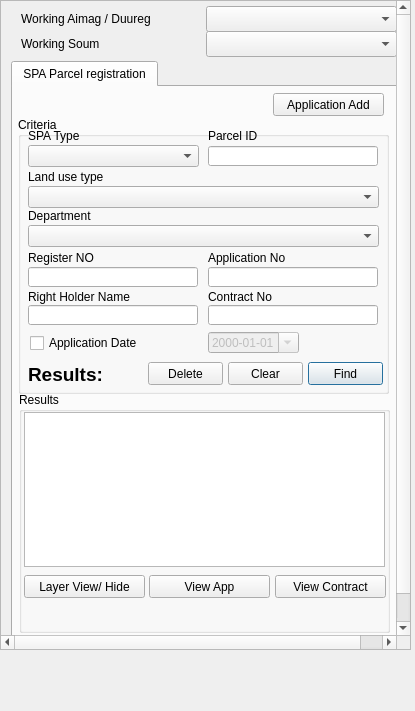
<?xml version="1.0" encoding="UTF-8"?>
<ui version="4.0">
 <class>SpaParcelWidget</class>
 <widget class="QDockWidget" name="SpaParcelWidget">
  <property name="geometry">
   <rect>
    <x>0</x>
    <y>0</y>
    <width>415</width>
    <height>711</height>
   </rect>
  </property>
  <property name="sizePolicy">
   <sizepolicy hsizetype="Fixed" vsizetype="Expanding">
    <horstretch>0</horstretch>
    <verstretch>0</verstretch>
   </sizepolicy>
  </property>
  <property name="minimumSize">
   <size>
    <width>415</width>
    <height>620</height>
   </size>
  </property>
  <property name="maximumSize">
   <size>
    <width>415</width>
    <height>524287</height>
   </size>
  </property>
  <property name="baseSize">
   <size>
    <width>415</width>
    <height>665</height>
   </size>
  </property>
  <property name="windowTitle">
   <string>Selection / Filter</string>
  </property>
  <widget class="QWidget" name="dockWidgetContents">
   <widget class="QScrollArea" name="scrollArea">
    <property name="geometry">
     <rect>
      <x>0</x>
      <y>0</y>
      <width>411</width>
      <height>650</height>
     </rect>
    </property>
    <property name="sizePolicy">
     <sizepolicy hsizetype="Expanding" vsizetype="Expanding">
      <horstretch>0</horstretch>
      <verstretch>0</verstretch>
     </sizepolicy>
    </property>
    <property name="minimumSize">
     <size>
      <width>0</width>
      <height>550</height>
     </size>
    </property>
    <property name="maximumSize">
     <size>
      <width>435</width>
      <height>650</height>
     </size>
    </property>
    <property name="widgetResizable">
     <bool>false</bool>
    </property>
    <widget class="QWidget" name="scrollAreaWidgetContents">
     <property name="geometry">
      <rect>
       <x>0</x>
       <y>0</y>
       <width>419</width>
       <height>664</height>
      </rect>
     </property>
     <widget class="QTabWidget" name="tabWidget">
      <property name="geometry">
       <rect>
        <x>10</x>
        <y>60</y>
        <width>386</width>
        <height>600</height>
       </rect>
      </property>
      <property name="maximumSize">
       <size>
        <width>16777215</width>
        <height>600</height>
       </size>
      </property>
      <property name="currentIndex">
       <number>0</number>
      </property>
      <property name="usesScrollButtons">
       <bool>true</bool>
      </property>
      <widget class="QWidget" name="pasture_tab">
       <attribute name="title">
        <string>SPA Parcel registration</string>
       </attribute>
       <widget class="QGroupBox" name="groupBox_18">
        <property name="geometry">
         <rect>
          <x>5</x>
          <y>30</y>
          <width>371</width>
          <height>277</height>
         </rect>
        </property>
        <property name="autoFillBackground">
         <bool>false</bool>
        </property>
        <property name="title">
         <string>Criteria</string>
        </property>
        <widget class="QLineEdit" name="parcel_id_edit">
         <property name="geometry">
          <rect>
           <x>190</x>
           <y>29</y>
           <width>170</width>
           <height>20</height>
          </rect>
         </property>
        </widget>
        <widget class="QLineEdit" name="parcel_right_holder_name_edit">
         <property name="geometry">
          <rect>
           <x>10</x>
           <y>188</y>
           <width>170</width>
           <height>20</height>
          </rect>
         </property>
        </widget>
        <widget class="QLineEdit" name="personal_parcel_edit">
         <property name="geometry">
          <rect>
           <x>10</x>
           <y>150</y>
           <width>170</width>
           <height>20</height>
          </rect>
         </property>
        </widget>
        <widget class="QLineEdit" name="parcel_contract_num_edit">
         <property name="geometry">
          <rect>
           <x>190</x>
           <y>188</y>
           <width>170</width>
           <height>20</height>
          </rect>
         </property>
        </widget>
        <widget class="QLineEdit" name="parcel_app_num_edit">
         <property name="geometry">
          <rect>
           <x>190</x>
           <y>150</y>
           <width>170</width>
           <height>20</height>
          </rect>
         </property>
        </widget>
        <widget class="QLabel" name="label_62">
         <property name="geometry">
          <rect>
           <x>190</x>
           <y>11</y>
           <width>170</width>
           <height>16</height>
          </rect>
         </property>
         <property name="text">
          <string>Parcel ID</string>
         </property>
        </widget>
        <widget class="QLabel" name="label_64">
         <property name="geometry">
          <rect>
           <x>10</x>
           <y>171</y>
           <width>170</width>
           <height>17</height>
          </rect>
         </property>
         <property name="text">
          <string>Right Holder Name</string>
         </property>
        </widget>
        <widget class="QLabel" name="label_65">
         <property name="geometry">
          <rect>
           <x>10</x>
           <y>132</y>
           <width>170</width>
           <height>17</height>
          </rect>
         </property>
         <property name="text">
          <string>Register NO</string>
         </property>
        </widget>
        <widget class="QLabel" name="label_66">
         <property name="geometry">
          <rect>
           <x>190</x>
           <y>132</y>
           <width>170</width>
           <height>17</height>
          </rect>
         </property>
         <property name="text">
          <string>Application No</string>
         </property>
        </widget>
        <widget class="QLabel" name="label_67">
         <property name="geometry">
          <rect>
           <x>190</x>
           <y>171</y>
           <width>170</width>
           <height>17</height>
          </rect>
         </property>
         <property name="text">
          <string>Contract No</string>
         </property>
        </widget>
        <widget class="QDateEdit" name="app_date_edit">
         <property name="enabled">
          <bool>false</bool>
         </property>
         <property name="geometry">
          <rect>
           <x>190</x>
           <y>215</y>
           <width>91</width>
           <height>21</height>
          </rect>
         </property>
         <property name="displayFormat">
          <string>yyyy-MM-dd</string>
         </property>
         <property name="calendarPopup">
          <bool>true</bool>
         </property>
        </widget>
        <widget class="QPushButton" name="clear_button">
         <property name="geometry">
          <rect>
           <x>210</x>
           <y>245</y>
           <width>75</width>
           <height>23</height>
          </rect>
         </property>
         <property name="text">
          <string>Clear</string>
         </property>
        </widget>
        <widget class="QPushButton" name="pasture_find_button">
         <property name="geometry">
          <rect>
           <x>290</x>
           <y>245</y>
           <width>75</width>
           <height>23</height>
          </rect>
         </property>
         <property name="text">
          <string>Find</string>
         </property>
         <property name="default">
          <bool>true</bool>
         </property>
        </widget>
        <widget class="QCheckBox" name="app_date_cbox">
         <property name="geometry">
          <rect>
           <x>12</x>
           <y>216</y>
           <width>171</width>
           <height>20</height>
          </rect>
         </property>
         <property name="text">
          <string>Application Date</string>
         </property>
        </widget>
        <widget class="QLabel" name="results_label">
         <property name="geometry">
          <rect>
           <x>10</x>
           <y>247</y>
           <width>121</width>
           <height>20</height>
          </rect>
         </property>
         <property name="font">
          <font>
           <family>Lucida Grande</family>
           <pointsize>14</pointsize>
           <weight>75</weight>
           <bold>true</bold>
          </font>
         </property>
         <property name="text">
          <string>Results:</string>
         </property>
         <property name="alignment">
          <set>Qt::AlignLeading|Qt::AlignLeft|Qt::AlignVCenter</set>
         </property>
        </widget>
        <widget class="QLabel" name="label_68">
         <property name="geometry">
          <rect>
           <x>10</x>
           <y>10</y>
           <width>170</width>
           <height>17</height>
          </rect>
         </property>
         <property name="text">
          <string>SPA Type</string>
         </property>
        </widget>
        <widget class="QComboBox" name="spa_type_cbox">
         <property name="geometry">
          <rect>
           <x>10</x>
           <y>28</y>
           <width>171</width>
           <height>22</height>
          </rect>
         </property>
        </widget>
        <widget class="QLabel" name="label_69">
         <property name="geometry">
          <rect>
           <x>10</x>
           <y>51</y>
           <width>170</width>
           <height>17</height>
          </rect>
         </property>
         <property name="text">
          <string>Land use type</string>
         </property>
        </widget>
        <widget class="QComboBox" name="land_use_type_cbox">
         <property name="geometry">
          <rect>
           <x>10</x>
           <y>69</y>
           <width>351</width>
           <height>22</height>
          </rect>
         </property>
        </widget>
        <widget class="QComboBox" name="department_cbox">
         <property name="geometry">
          <rect>
           <x>10</x>
           <y>108</y>
           <width>351</width>
           <height>22</height>
          </rect>
         </property>
        </widget>
        <widget class="QLabel" name="label_70">
         <property name="geometry">
          <rect>
           <x>10</x>
           <y>90</y>
           <width>170</width>
           <height>17</height>
          </rect>
         </property>
         <property name="text">
          <string>Department</string>
         </property>
        </widget>
        <widget class="QPushButton" name="delete_button">
         <property name="geometry">
          <rect>
           <x>130</x>
           <y>245</y>
           <width>75</width>
           <height>23</height>
          </rect>
         </property>
         <property name="text">
          <string>Delete</string>
         </property>
        </widget>
       </widget>
       <widget class="QGroupBox" name="groupBox_19">
        <property name="geometry">
         <rect>
          <x>6</x>
          <y>305</y>
          <width>371</width>
          <height>241</height>
         </rect>
        </property>
        <property name="title">
         <string>Results</string>
        </property>
        <widget class="QTableWidget" name="parcel_results_twidget">
         <property name="geometry">
          <rect>
           <x>5</x>
           <y>20</y>
           <width>361</width>
           <height>155</height>
          </rect>
         </property>
         <property name="selectionMode">
          <enum>QAbstractItemView::ExtendedSelection</enum>
         </property>
        </widget>
        <widget class="QPushButton" name="pasture_contract_view_button">
         <property name="geometry">
          <rect>
           <x>256</x>
           <y>183</y>
           <width>111</width>
           <height>23</height>
          </rect>
         </property>
         <property name="text">
          <string>View Contract</string>
         </property>
        </widget>
        <widget class="QPushButton" name="pasture_app_view_button">
         <property name="geometry">
          <rect>
           <x>130</x>
           <y>183</y>
           <width>121</width>
           <height>23</height>
          </rect>
         </property>
         <property name="text">
          <string>View App</string>
         </property>
        </widget>
        <widget class="QPushButton" name="pasture_layer_view_button">
         <property name="geometry">
          <rect>
           <x>5</x>
           <y>183</y>
           <width>121</width>
           <height>23</height>
          </rect>
         </property>
         <property name="text">
          <string>Layer View/ Hide</string>
         </property>
        </widget>
        <widget class="QLabel" name="error_label">
         <property name="geometry">
          <rect>
           <x>10</x>
           <y>213</y>
           <width>351</width>
           <height>21</height>
          </rect>
         </property>
         <property name="font">
          <font>
           <family>Helvetica</family>
           <pointsize>14</pointsize>
           <weight>75</weight>
           <bold>true</bold>
          </font>
         </property>
         <property name="styleSheet">
          <string notr="true">QLabel {color : red;}
font: 75 14pt &quot;Helvetica&quot;;</string>
         </property>
         <property name="text">
          <string/>
         </property>
         <property name="wordWrap">
          <bool>true</bool>
         </property>
        </widget>
       </widget>
       <widget class="QPushButton" name="pasture_app_add_button">
        <property name="geometry">
         <rect>
          <x>260</x>
          <y>6</y>
          <width>111</width>
          <height>23</height>
         </rect>
        </property>
        <property name="text">
         <string>Application Add</string>
        </property>
       </widget>
      </widget>
     </widget>
     <widget class="QComboBox" name="working_l1_cbox">
      <property name="geometry">
       <rect>
        <x>205</x>
        <y>5</y>
        <width>191</width>
        <height>26</height>
       </rect>
      </property>
     </widget>
     <widget class="QComboBox" name="working_l2_cbox">
      <property name="geometry">
       <rect>
        <x>205</x>
        <y>30</y>
        <width>191</width>
        <height>26</height>
       </rect>
      </property>
     </widget>
     <widget class="QLabel" name="label">
      <property name="geometry">
       <rect>
        <x>20</x>
        <y>10</y>
        <width>186</width>
        <height>16</height>
       </rect>
      </property>
      <property name="text">
       <string>Working Aimag / Duureg</string>
      </property>
     </widget>
     <widget class="QLabel" name="label_2">
      <property name="geometry">
       <rect>
        <x>20</x>
        <y>35</y>
        <width>191</width>
        <height>16</height>
       </rect>
      </property>
      <property name="text">
       <string>Working Soum</string>
      </property>
     </widget>
    </widget>
   </widget>
  </widget>
 </widget>
 <tabstops>
  <tabstop>working_l1_cbox</tabstop>
  <tabstop>working_l2_cbox</tabstop>
  <tabstop>tabWidget</tabstop>
  <tabstop>scrollArea</tabstop>
 </tabstops>
 <resources/>
 <connections/>
</ui>
